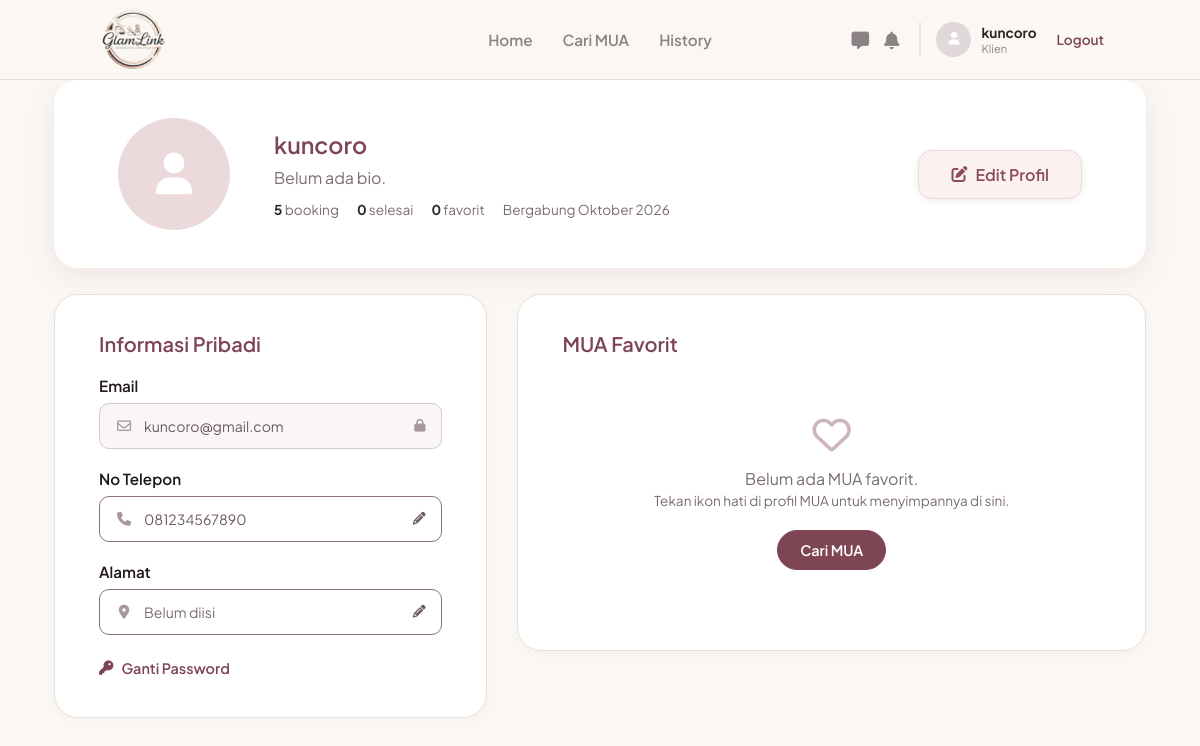
The page /klien/profil.php (signed in) on the database as committed earlier.
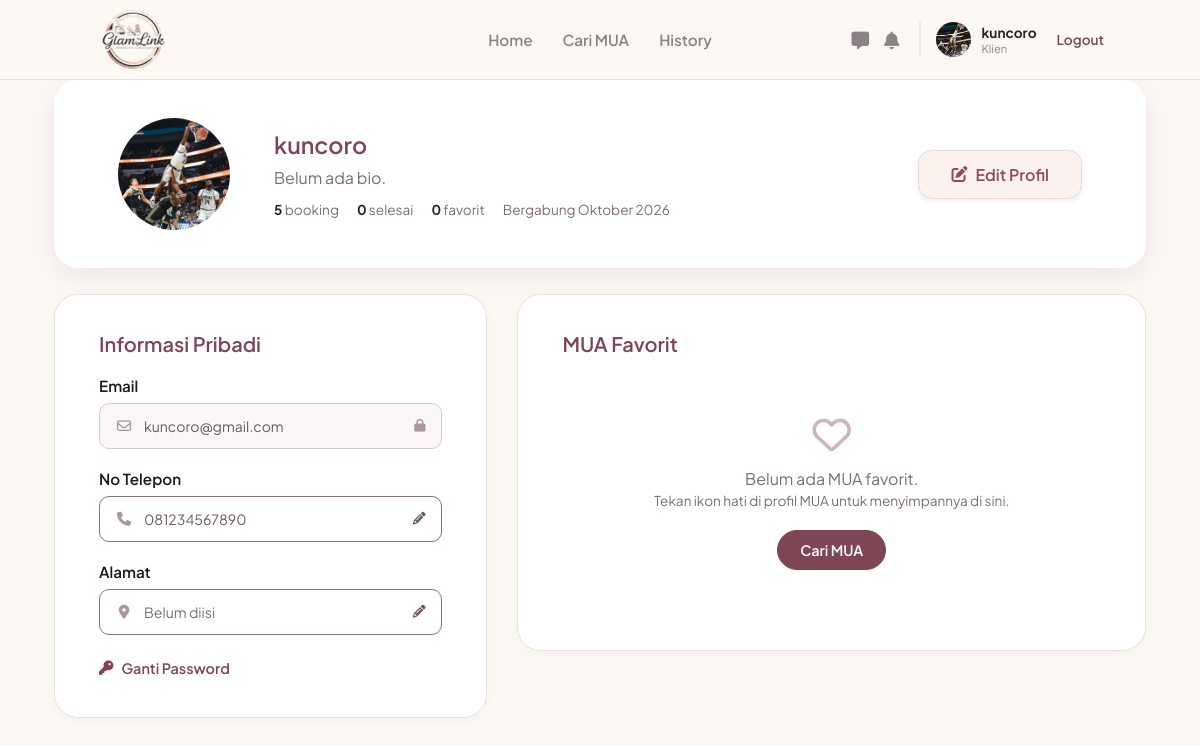
The same page on the database as committed later.
### tables this page shows
CREATE TABLE `users` (
  `id_user` int(11) NOT NULL,
  `nama` varchar(100) NOT NULL,
  `email` varchar(100) NOT NULL,
  `nomor_telepon` varchar(20) DEFAULT NULL,
  `nama_brand` varchar(150) DEFAULT NULL,
  `bio` text DEFAULT NULL,
  `lokasi` varchar(150) DEFAULT NULL,
  `foto_profil` varchar(255) DEFAULT NULL,
  `password` varchar(255) NOT NULL,
  `role` enum('mua','pelanggan','admin') NOT NULL,
  `dibuat_pada` timestamp NOT NULL DEFAULT current_timestamp(),
  `status_verifikasi` enum('pending','approved','rejected') NOT NULL DEFAULT 'approved',
  `alasan_tolak` varchar(255) DEFAULT NULL
);

### klien/profil.php (the view, shortened to what the changed rows need)
<?php
require __DIR__ . '/../includes/klien.php';
$u   = q('SELECT nama, email, nomor_telepon, lokasi, bio, foto_profil, dibuat_pada FROM users WHERE id_user = ?', [$id_klien])[0];
$gabung = NAMA_BULAN[(int)date('n', strtotime($u['dibuat_pada']))] . ' ' . date('Y', strtotime($u['dibuat_pada']));
function kotak_info($label, $nilai, $ikon, $fokus) {
    $isi = trim((string)$nilai) !== '' ? e($nilai) : '<span class="muted">Belum diisi</span>';
    echo '<div class="pr-item"><span class="pr-lbl">' . e($label) . '</span>';
    if ($fokus) echo '<a class="pr-box" href="profil_edit.php?fokus=' . $fokus . '"><i class="' . $ikon . ' pr-ic"></i><span>' . $isi . '</span><i class="fa-solid fa-pencil pr-pen"></i></a>';
    else echo '<div class="pr-box pr-lock" title="Email tidak dapat diubah"><i class="' . $ikon . ' pr-ic"></i><span>' . $isi . '</span><i class="fa-solid fa-lock pr-pen"></i></div>';
    echo '</div>';
}
head_klien('Profil');
include __DIR__ . '/../navbar.php';
?>
<main class="kl-wrap page-top pr-page">
    <section class="pr-head">
        <?php echo foto($u['foto_profil'], 'avatar xl'); ?>
        <div class="pr-head-info">
            <h1><?php echo e($u['nama']); ?></h1>
            <p class="pr-bio"><?php echo trim((string)$u['bio']) !== '' ? nl2br(e($u['bio'])) : '<span class="muted">Belum ada bio.</span>'; ?></p>
            <p class="pr-stat"><span><b></b> booking</span><span><b></b> selesai</span><span><b></b> favorit</span><span class="muted">Bergabung <?php echo e($gabung); ?></span></p>
        </div>
        <a class="pr-edit-btn" href="profil_edit.php"><i class="fa-solid fa-pen-to-square"></i> Edit Profil</a>
    </section>
    <div class="pr-grid">
        <section class="pr-card">
            <h2>Informasi Pribadi</h2>
            <?php kotak_info('Email', $u['email'], 'fa-regular fa-envelope', null);
            kotak_info('No Telepon', $u['nomor_telepon'], 'fa-solid fa-phone', 'telp');
            kotak_info('Alamat', $u['lokasi'], 'fa-solid fa-location-dot', 'alamat'); ?>
        </section>
        <section class="pr-card">
            <h2>MUA Favorit</h2>
        </section>
    </div>
</main>
<?php bottom_nav();

### includes/klien.php (shortened to what the changed rows need)
<?php
require_once __DIR__ . '/../koneksi.php';
$id_klien = (int)$_SESSION['id_user'];
function q($sql, $params = []) {
    global $koneksi;
    $st = $koneksi->prepare($sql);
    if ($params) { $st->bind_param(str_repeat('s', count($params)), ...$params); }
    $st->execute();
    $r = $st->get_result();
    return $r ? $r->fetch_all(MYSQLI_ASSOC) : [];
}
function e($v)      { return htmlspecialchars((string)$v, ENT_QUOTES); }
function foto($file, $kelas = '', $ikon = 'fa-user') {
    $f = basename((string)$file);
    if ($f !== '' && file_exists(__DIR__ . '/../assets/img/' . $f)) {
        return '<img class="' . $kelas . '" src="../assets/img/' . e($f) . '" alt="">';
    }
    return '<div class="' . $kelas . ' foto-kosong"><i class="fa-solid ' . $ikon . '"></i></div>';
}
function head_klien($judul) {
    echo '<!DOCTYPE html><html lang="id"><head><meta charset="UTF-8"><meta name="viewport" content="width=device-width, initial-scale=1.0"><title>' . e($judul) . ' - GlamLink</title>
<link rel="stylesheet" href="https://cdnjs.cloudflare.com/ajax/libs/font-awesome/6.4.0/css/all.min.css">
<link href="https://fonts.googleapis.com/css2?family=Plus+Jakarta+Sans:wght@400;500;600;700&display=swap" rel="stylesheet">
<link rel="stylesheet" href="../assets/css/navbar.css"><link rel="stylesheet" href="../assets/css/klien.css"></head><body>';
}
function bottom_nav() {
    echo '<nav class="bottom-nav">';
    echo '</nav></body></html>';
}

### navbar.php (shortened to what the changed rows need)
<?php
$path_prefix = in_array(basename(dirname($_SERVER['PHP_SELF'])), ['mua', 'klien']) ? '../' : '';
$nav_logged_in = isset($_SESSION['status_login']) && $_SESSION['status_login'] == true;
$nav_role = isset($_SESSION['role']) ? $_SESSION['role'] : '';
if ($nav_logged_in && in_array($nav_role, ['mua', 'pelanggan']) && isset($koneksi)) {
    $id_mua_nav = $_SESSION['id_user'];
    $nav_query = mysqli_query($koneksi, "SELECT nama, nama_brand, foto_profil, status_verifikasi FROM users WHERE id_user = '$id_mua_nav'");
    $nav_profil = mysqli_fetch_assoc($nav_query);
}
?>
<header class="navbar">
    <?php if (!$nav_logged_in): ?>
        <div class="nav-links">
            <a href="<?php echo $path_prefix; ?>login.php" class="btn-text">Masuk</a>
            <a href="<?php echo $path_prefix; ?>login.php" class="btn-outline">Masuk Sebagai MUA</a>
            <a href="<?php echo $path_prefix; ?>register.php" class="btn-filled">Daftar</a>
        </div>
    <?php elseif ($nav_role == 'pelanggan'): ?>
        <?php $hal = basename($_SERVER['SCRIPT_NAME']); ?>
        <div class="nav-menu-mua">
            <a href="<?php echo $path_prefix; ?>klien/index.php" class="<?php echo $hal == 'index.php' ? 'active' : ''; ?>">Home</a>
            <a href="<?php echo $path_prefix; ?>klien/cari.php" class="<?php echo in_array($hal, ['cari.php', 'mua.php', 'booking.php']) ? 'active' : ''; ?>">Cari MUA</a>
            <a href="<?php echo $path_prefix; ?>klien/history.php" class="<?php echo $hal == 'history.php' ? 'active' : ''; ?>">History</a>
        </div>
        <div class="nav-profile-mua">
            <div class="nav-icons">
                <?php
                require_once __DIR__ . '/includes/chat.php';
                ?>
                <a href="<?php echo $path_prefix; ?>klien/chat.php" class="icon-btn" title="Chat">
                    <i class="fa-solid fa-message"></i>
                </a>
                <a href="<?php echo $path_prefix; ?>klien/notifikasi.php" class="icon-btn" title="Notifikasi">
                    <i class="fa-solid fa-bell"></i>
                </a>
            </div>
            <a href="<?php echo $path_prefix; ?>klien/profil.php" style="text-decoration:none;color:inherit;">
                <div class="profile-info">
                    <?php if (!empty($nav_profil['foto_profil']) && file_exists(__DIR__ . '/assets/img/' . basename($nav_profil['foto_profil']))): ?>
                        <img src="<?php echo $path_prefix; ?>assets/img/<?php echo htmlspecialchars(basename($nav_profil['foto_profil'])); ?>" alt="Profile">
                    <?php else: ?>
                        <div style="width:35px;height:35px;background:#e0d8da;border-radius:50%;display:flex;align-items:center;justify-content:center;color:#fff;font-size:0.8rem;"><i class="fa-solid fa-user"></i></div>
                    <?php endif; ?>
                    <div class="profile-text">
                        <span class="brand-name"><?php echo htmlspecialchars($nav_profil['nama'] ?? 'Klien'); ?></span>
                        <span class="role-text">Klien</span>
                    </div>
                </div>
            </a>
            <a href="<?php echo $path_prefix; ?>logout.php" class="logout-link">Logout</a>
        </div>
    <?php endif; ?>
</header>

Rows that differ between the two databases and show on the page:
changed users "kuncoro": foto_profil: picture added
